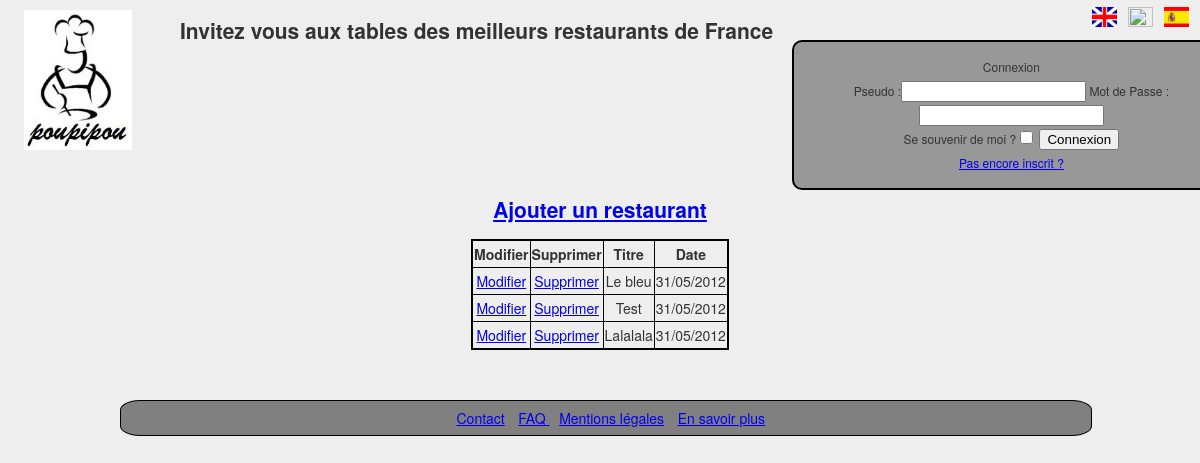
The page /index/liste.php on the database its author committed.
### tables this page shows
CREATE TABLE IF NOT EXISTS `restaurant2` (
  `id` int(11) NOT NULL AUTO_INCREMENT,
  `titre` varchar(20) NOT NULL,
  `contenu` text NOT NULL,
  `timestamp` bigint(20) NOT NULL,
  `adresse` text NOT NULL,
  `pays` varchar(11) NOT NULL,
  `tel` int(10) NOT NULL,
  `mail` varchar(30) NOT NULL,
  `codepostal` int(5) NOT NULL,
  `ville` varchar(11) NOT NULL,
  `type` varchar(20) NOT NULL,
  `caracs` text NOT NULL,
  `description` text NOT NULL,
  `nourriture` text NOT NULL,
  `prixmoyen` int(11) NOT NULL,
  PRIMARY KEY (`id`)
);

### index/liste.php (the view, shortened to what this page needs)
 <?php include('header.php'); ?>
        <div id="liste" >
<h2><a href="rediger.php">Ajouter un restaurant</a></h2>
<table><tr>
<th>Modifier</th>
<th>Supprimer</th>
<th>Titre</th>
<th>Date</th>
</tr>
<?php
$retour = mysql_query('SELECT * FROM restaurant2 ORDER BY id DESC');
while ($donnees = mysql_fetch_array($retour))
{
?>
<tr>
<td><?php echo '<a href="rediger.php?modifier=' . $donnees['id'] . '">'; ?>Modifier</a></td>
<td><?php echo '<a href="liste.php?supprimer=' . $donnees['id'] . '">'; ?>Supprimer</a></td>
<td><?php echo stripslashes($donnees['titre']); ?></td>
<td><?php echo date('d/m/Y', $donnees['timestamp']); ?></td>
</tr>
<?php
}
?>
</table>
</div>
<?php include('footer.php'); ?>

### index/style/style.css (style rules this page uses)
#liste h2, th, td { text-align:center; }
#liste table { border-collapse:collapse; border:2px solid black; margin:auto; }
#liste th, td { border:1px solid black; }

### rows shown on the page
restaurant2: titre "Le bleu", timestamp "31/05/2012"
restaurant2: titre "Test", timestamp "31/05/2012"
restaurant2: titre "Lalalala", timestamp "31/05/2012"
